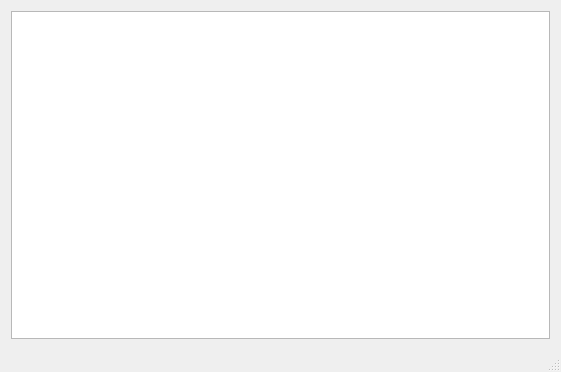
<?xml version="1.0" encoding="UTF-8"?>
<ui version="4.0">
 <class>MainWindow</class>
 <widget class="QMainWindow" name="MainWindow">
  <property name="geometry">
   <rect>
    <x>0</x>
    <y>0</y>
    <width>561</width>
    <height>372</height>
   </rect>
  </property>
  <property name="windowTitle">
   <string>Graph Demo</string>
  </property>
  <widget class="QWidget" name="centralWidget">
   <layout class="QVBoxLayout" name="verticalLayout">
    <item>
     <widget class="QGraphicsView" name="mainGraphicsView"/>
    </item>
   </layout>
  </widget>
  <widget class="QStatusBar" name="statusBar"/>
 </widget>
 <layoutdefault spacing="6" margin="11"/>
 <resources/>
 <connections/>
</ui>
